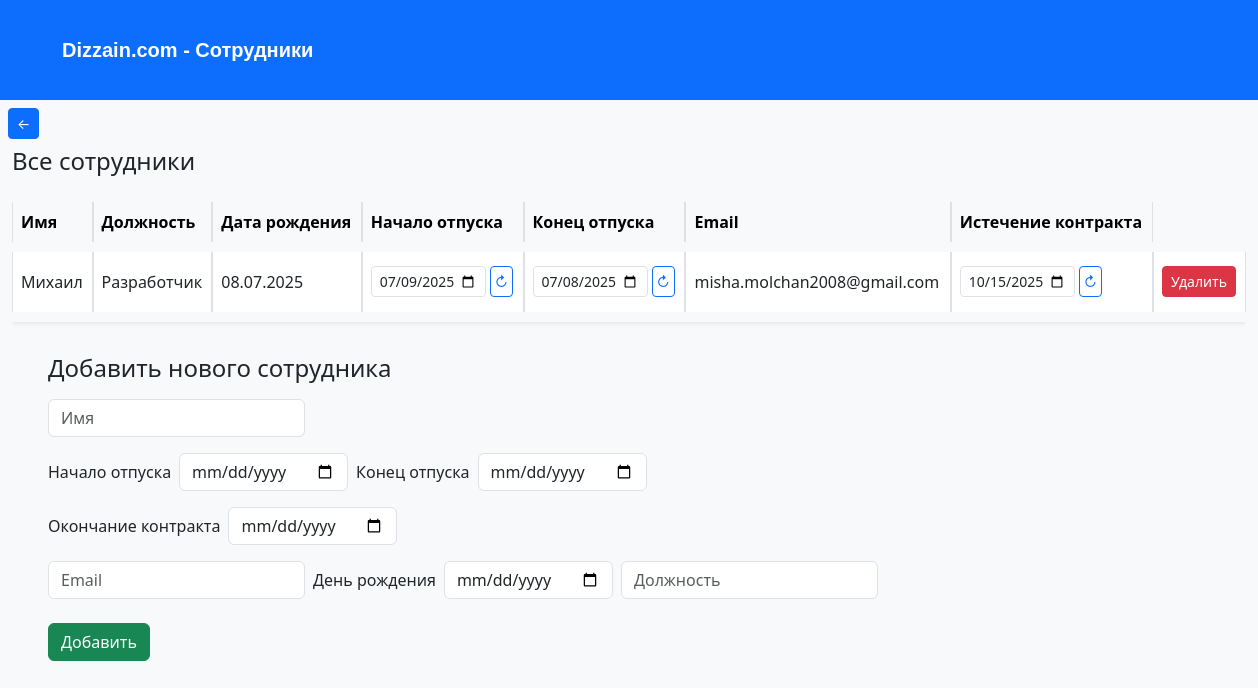
The page /edit on the database as committed earlier.
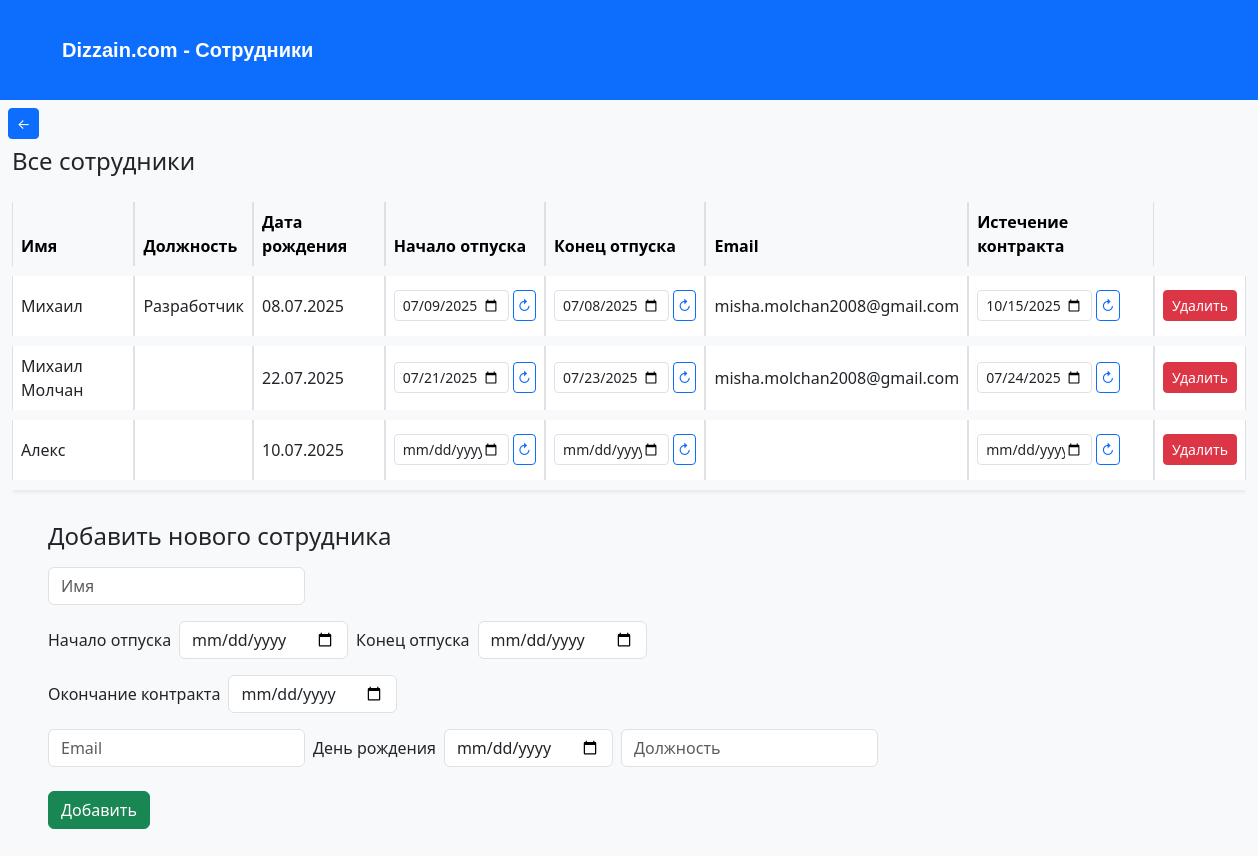
The same page on the database as committed later.
### main.py (models this page shows)
class Employee4(db.Model):
    id: Mapped[int] = mapped_column(Integer, primary_key=True, autoincrement=True)
    name: Mapped[str] = mapped_column(String(250), unique=True, nullable=False)
    position: Mapped[str] = mapped_column(String(250), nullable=True)
    birthday: Mapped[dt.date] = mapped_column(Date, nullable=True)
    vacation_start: Mapped[dt.date] = mapped_column(Date, nullable=True)
    vacation_end: Mapped[dt.date] = mapped_column(Date, nullable=True)
    email: Mapped[str] = mapped_column(String(250), nullable=True)
    contract: Mapped[dt.date] = mapped_column(Date, nullable=True)

### main.py (the view, shortened to what this page needs)
@app.route('/edit', methods=["GET", "POST"])
def edit():
    delete_expired_vacation()
    form = AddEmployeeForm()
    return render_template('edit.html', form=form, employees=get_employees())

### main.py
class AddEmployeeForm(FlaskForm):
    name = StringField('Имя', validators=[DataRequired()])
    position = StringField('Должность', validators=[Optional()])
    birthday = DateField('Дата рождения', validators=[Optional()])
    vacation_start = DateField('Начало отпуска', validators=[Optional()])
    vacation_end = DateField('Конец отпуска', validators=[Optional()])
    email = StringField('Email', validators=[Optional()])
    contract = DateField('Истечение контракта', validators=[Optional()])
    submit = SubmitField('Добавить', validators=[Optional()])

### main.py (called while the page is built)
def get_employees() -> tuple[object]:
    with app.app_context():
        employees = Employee4.query.all()
    return employees

def delete_expired_vacation() -> None:
    employees = get_employees()
    for employee in employees:
        if employee.vacation_start and employee.vacation_end:
            if find_timedelta(employee.vacation_end) < 0:
                with app.app_context():
                    employee1 = db.session.get(Employee4, int(employee.id))
                    employee1.vacation_start = None
                    employee1.vacation_end = None
                    db.session.commit()

### templates/edit.html (shortened to what the changed rows need)
<!DOCTYPE html>
<html lang="ru">
<head>
  <link href="https://cdn.jsdelivr.net/npm/bootstrap@5.3.0/dist/css/bootstrap.min.css" rel="stylesheet">
</head>
<body>
  <div class="container mt-1" style="max-width: 100%;">
    <div class="table-responsive" style="overflow-x: auto;">
      <table class="table align-middle shadow-sm table-bordered w-100" style="border-collapse: separate; border-spacing: 0 10px;">
        <thead class="table-light">
          <tr>
            <th>Имя</th>
            <th>Должность</th>
            <th>Дата рождения</th>
            <th>Начало отпуска</th>
            <th>Конец отпуска</th>
            <th>Email</th>
            <th>Истечение контракта</th>
          </tr>
        </thead>
        <tbody>
          {% for employee in employees %}
          <tr class="bg-white" style="height: 60px;">
            <td>{{ employee.name }}</td>
            <td>{{ employee.position }}</td>
            <td>{{ employee.birthday.strftime('%d.%m.%Y') if employee.birthday else '' }}</td>
            <td>
              <form method="POST" action="/update_vacation_start" class="d-inline-flex align-items-center gap-1">
                <input type="date" name="vacation_start" value="{{ employee.vacation_start }}" class="form-control form-control-sm" style="width: 115px;">
                <button type="submit" class="btn btn-outline-primary btn-sm px-1 py-1">↻</button>
              </form>
            </td>
            <td>
              <form method="POST" action="/update_vacation_end" class="d-inline-flex align-items-center gap-1">
                <input type="date" name="vacation_end" value="{{ employee.vacation_end }}" class="form-control form-control-sm" style="width: 115px;">
                <button type="submit" class="btn btn-outline-primary btn-sm px-1 py-1">↻</button>
              </form>
            </td>
            <td>{{ employee.email }}</td>
            <td>
              <form method="POST" action="/update_contract" class="d-inline-flex align-items-center gap-1">
                <input type="date" name="contract" value="{{ employee.contract }}" class="form-control form-control-sm" style="width: 115px;">
                <button type="submit" class="btn btn-outline-primary btn-sm px-1 py-1">↻</button>
              </form>
            </td>
            <td>
              <form method="POST" action="{{ url_for('delete_employee', id=employee.id) }}" style="display:inline;">
                <button type="submit" class="btn btn-danger btn-sm" onclick="return confirm('Удалить сотрудника {{ employee.name }}?')">Удалить</button>
              </form>
            </td>
          </tr>
          {% endfor %}
        </tbody>
      </table>
    </div>
  </div>
</body>
</html>

Rows that differ between the two databases and show on the page:
added Employee4: name "Михаил Молчан", birthday "22.07.2025", vacation_start "07/21/2025", vacation_end "07/23/2025", email "misha.molchan2008@gmail.com", contract "07/24/2025"
added Employee4: name "Алекс", birthday "10.07.2025"
